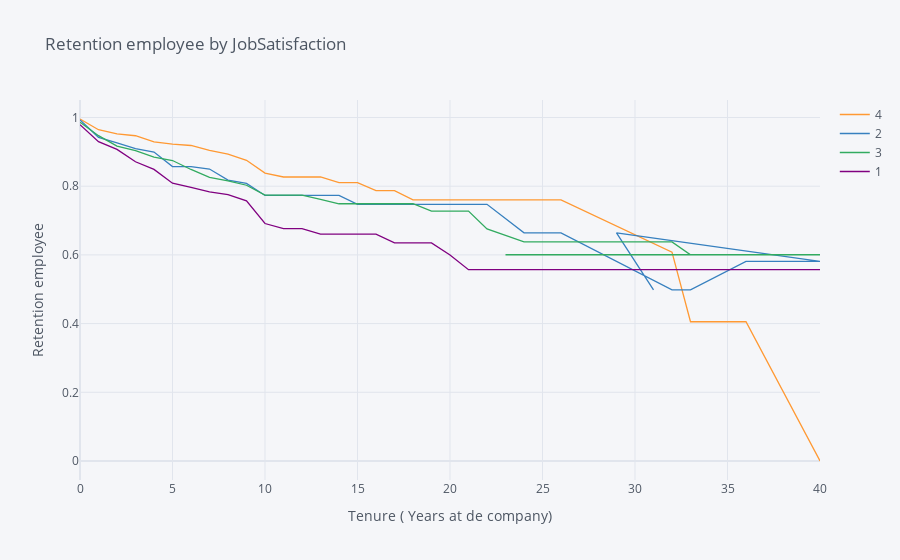

The code cell stored with this chart in its notebook:
### Markdown cell above
## 6. Let's find out how job satisfaction affects retention rates. Generate and plot survival curves for each level of job satisfaction by number of years at the company.

### Code cell
rates = survival(data, 'JobSatisfaction', 'YearsAtCompany', 'Attrition')

rates.iplot(kind='line', xTitle='Tenure ( Years at de company)', yTitle='Retention employee',
            title='Retention employee by JobSatisfaction')

### Figure 1 — Plotly figure (JSON) as saved in the notebook; plotly's stock layout.template omitted (floating-point values rounded to 4 significant figures)
{"data": [{"line": {"color": "rgba(255, 153, 51, 1.0)", "dash": "solid", "shape": "linear", "width": 1.3}, "mode": "lines", "name": "4", "text": "", "type": "scatter", "x": [0, 1, 2, 3, 4, 5, 6, 7, 8, 9, 10, 11, 12, 13, 14, 15, 16, 17, 18, 19, 20, 21, 22, 24, 25, 26, 32, 33, 36, 40, 29, 31, 23, 27, 30, 37, 34], "y": [0.9956, 0.9645, 0.9523, 0.9469, 0.929, 0.9226, 0.9185, 0.9043, 0.8933, 0.8754, 0.838, 0.8268, 0.8268, 0.8268, 0.8103, 0.8103, 0.7872, 0.7872, 0.76, 0.76, 0.76, 0.76, 0.76, 0.76, 0.76, 0.76, 0.608, 0.4053, 0.4053, 0, "", "", "", "", "", "", ""]}, {"line": {"color": "rgba(55, 128, 191, 1.0)", "dash": "solid", "shape": "linear", "width": 1.3}, "mode": "lines", "name": "2", "text": "", "type": "scatter", "x": [0, 1, 2, 3, 4, 5, 6, 7, 8, 9, 10, 11, 12, 13, 14, 15, 16, 17, 18, 19, 20, 21, 22, 24, 25, 26, 32, 33, 36, 40, 29, 31, 23, 27, 30, 37, 34], "y": [0.9929, 0.9423, 0.9263, 0.9091, 0.8996, 0.8573, 0.8573, 0.85, 0.8179, 0.8083, 0.7731, 0.7731, 0.7731, 0.7731, 0.7731, 0.7474, 0.7474, 0.7474, 0.7474, 0.7474, 0.7474, 0.7474, 0.7474, 0.6643, 0.6643, 0.6643, 0.4983, 0.4983, 0.5813, 0.5813, 0.6643, 0.4983, "", "", "", "", ""]}, {"line": {"color": "rgba(50, 171, 96, 1.0)", "dash": "solid", "shape": "linear", "width": 1.3}, "mode": "lines", "name": "3", "text": "", "type": "scatter", "x": [0, 1, 2, 3, 4, 5, 6, 7, 8, 9, 10, 11, 12, 13, 14, 15, 16, 17, 18, 19, 20, 21, 22, 24, 25, 26, 32, 33, 36, 40, 29, 31, 23, 27, 30, 37, 34], "y": [0.9864, 0.9471, 0.917, 0.9033, 0.8849, 0.8748, 0.8487, 0.8259, 0.8157, 0.8028, 0.7739, 0.7739, 0.7739, 0.7618, 0.7489, 0.7489, 0.7489, 0.7489, 0.7489, 0.7275, 0.7275, 0.7275, 0.6755, 0.638, 0.638, 0.638, 0.638, 0.6005, 0.6005, 0.6005, 0.6005, 0.6005, 0.6005, 0.6005, 0.6005, 0.6005, ""]}, {"line": {"color": "rgba(128, 0, 128, 1.0)", "dash": "solid", "shape": "linear", "width": 1.3}, "mode": "lines", "name": "1", "text": "", "type": "scatter", "x": [0, 1, 2, 3, 4, 5, 6, 7, 8, 9, 10, 11, 12, 13, 14, 15, 16, 17, 18, 19, 20, 21, 22, 24, 25, 26, 32, 33, 36, 40, 29, 31, 23, 27, 30, 37, 34], "y": [0.9792, 0.9297, 0.9071, 0.8711, 0.8489, 0.8087, 0.7965, 0.7833, 0.7752, 0.7572, 0.6913, 0.6766, 0.6766, 0.6605, 0.6605, 0.6605, 0.6605, 0.6351, 0.6351, 0.6351, 0.5998, 0.557, 0.557, 0.557, 0.557, 0.557, 0.557, 0.557, 0.557, 0.557, 0.557, 0.557, 0.557, 0.557, 0.557, 0.557, 0.557]}], "layout": {"autosize": true, "legend": {"bgcolor": "#F5F6F9", "font": {"color": "#4D5663"}}, "paper_bgcolor": "#F5F6F9", "plot_bgcolor": "#F5F6F9", "title": {"font": {"color": "#4D5663"}, "text": "Retention employee by JobSatisfaction"}, "xaxis": {"autorange": true, "gridcolor": "#E1E5ED", "range": [0, 40], "showgrid": true, "tickfont": {"color": "#4D5663"}, "title": {"font": {"color": "#4D5663"}, "text": "Tenure ( Years at de company)"}, "type": "linear", "zerolinecolor": "#E1E5ED"}, "yaxis": {"autorange": true, "gridcolor": "#E1E5ED", "range": [-0.05531, 1.051], "showgrid": true, "tickfont": {"color": "#4D5663"}, "title": {"font": {"color": "#4D5663"}, "text": "Retention employee"}, "type": "linear", "zerolinecolor": "#E1E5ED"}}}
